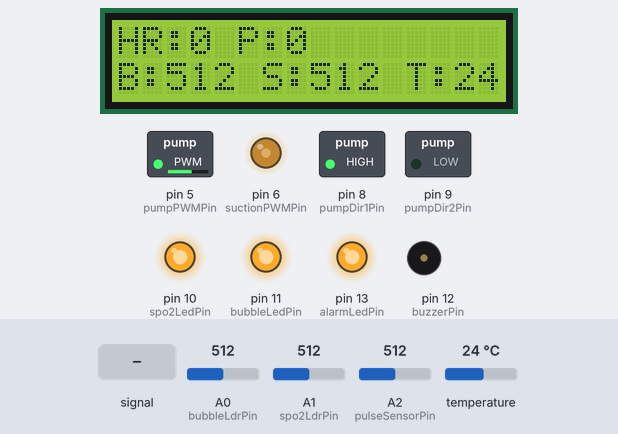
Simulated run of this sketch. Board: Arduino Uno, built with avr-gcc and run on an emulated ATmega328P. Shown: 16×2 character LCD, switched loads named in the sketch (green lamp = pin HIGH), output pins drawn as LEDs (lit = HIGH), buzzer (waves = sounding). The test bench sets the inputs (shaded band); at power-on: A1 (spo2LdrPin) = 512, A0 (bubbleLdrPin) = 512, temperature 24 °C, A2 (pulseSensorPin) = 512. What the sketch prints to the serial monitor is not drawn.

Above: at 2.7 s.
2.8 s: A1 (spo2LdrPin) set to 306
At 3.5 s:
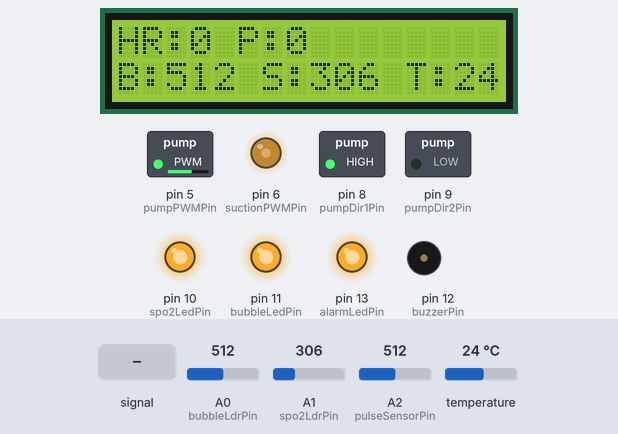
6.5 s: A0 (bubbleLdrPin) set to 240
At 7.6 s:
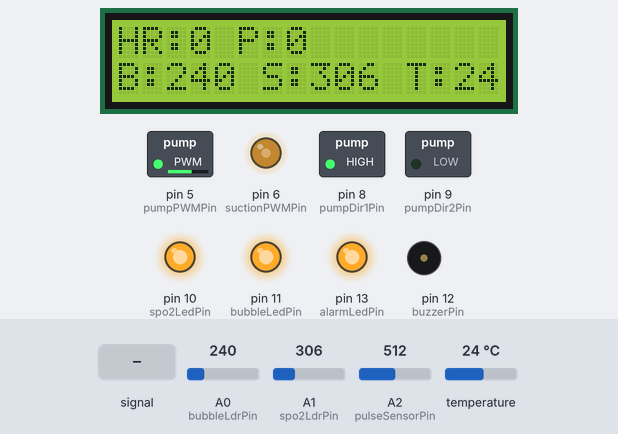
8.4 s: A2 (pulseSensorPin) fed a 2 Hz sine of ±306 counts around its level
At 10.8 s:
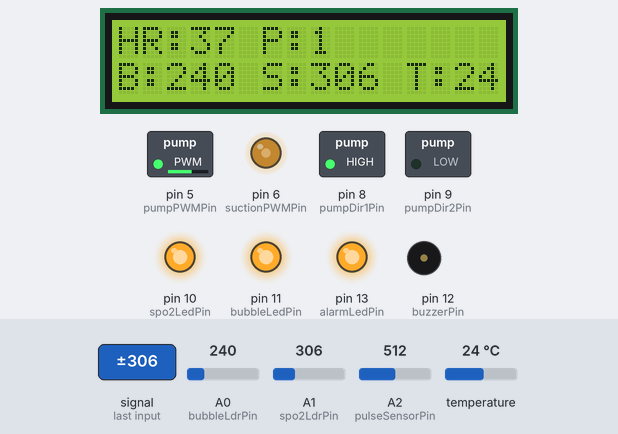
11.6 s: temperature set to 12 °C
At 12.2 s:
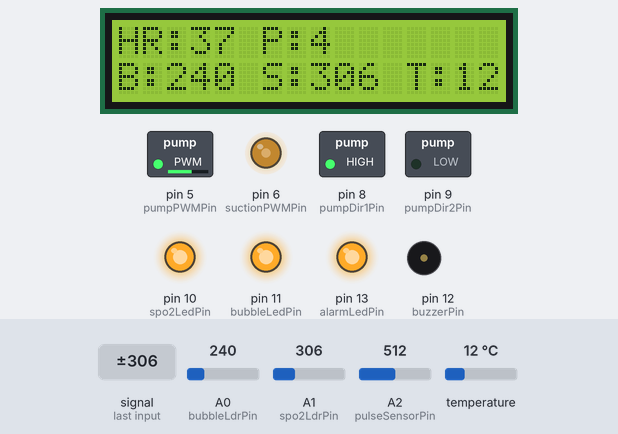
13.2 s: temperature set to 19 °C
At 14.0 s:
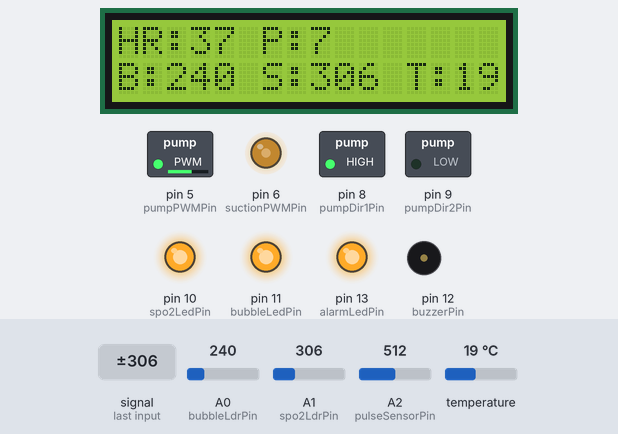
14.9 s: A0 (bubbleLdrPin) set to 260
At 15.6 s:
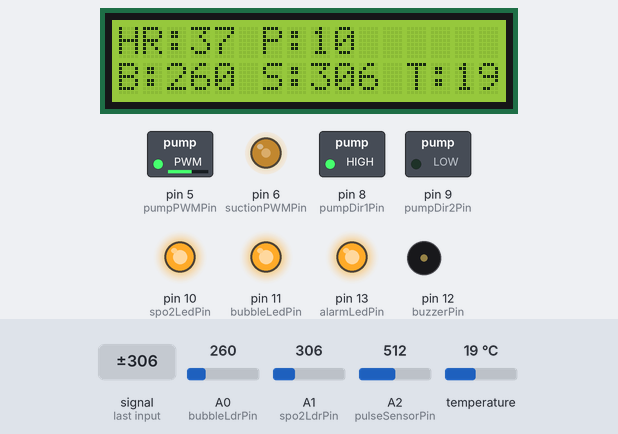
Timing chart, 0 to 17.5 s (numbered marks = the images above; inputs shaded):
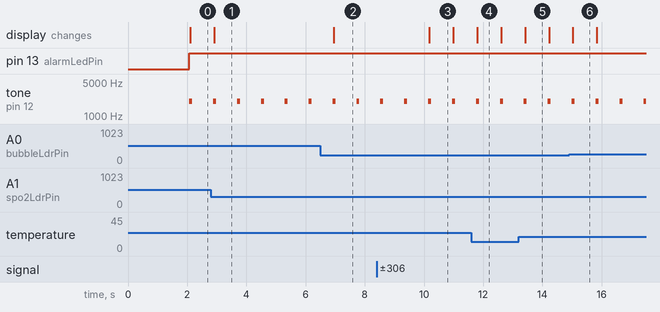

The sketch:

HL_machine.ino
```cpp
/* Heart-Lung machine prototype (educational)
   - Bubble detection: LDR (A0) + LED (D11)
   - SPO2 proxy: LDR (A1) + LED (D10)
   - Pump control via H-bridge: D5 (PWM), D8, D9
   - Suction pump via MOSFET: D6 (PWM)
   - Pulse sensor: A2
   - Flowmeter: D3 (interrupt)
   - Temperature: DS18B20 on D2 (OneWire)
   - LCD: I2C (A4/A5)
   - Alarm: buzzer D12, alarm LED D13
   NOTE: For educational use ONLY (not clinical).
*/

#include <Wire.h>
#include <LiquidCrystal_I2C.h>
#include <OneWire.h>
#include <DallasTemperature.h>

// ---------- PIN DEFINITIONS ----------
const int pulseSensorPin = A2;
const int bubbleLdrPin   = A0;
const int spo2LdrPin     = A1;

const int bubbleLedPin   = 11;
const int spo2LedPin     = 10;

const int oneWirePin     = 2;   // DS18B20
const int flowMeterPin   = 3;   // interrupt pin for pulses

const int pumpPWMPin     = 5;   // ENA (PWM)
const int pumpDir1Pin    = 8;   // IN1
const int pumpDir2Pin    = 9;   // IN2

const int suctionPWMPin  = 6;   // MOSFET gate

const int buzzerPin      = 12;
const int alarmLedPin    = 13;

// ---------- SENSORS & LCD ----------
LiquidCrystal_I2C lcd(0x27, 16, 2);
OneWire oneWire(oneWirePin);
DallasTemperature sensors(&oneWire);

// ---------- Pulse sensor ----------
float heartRate = 0.0;

// ---------- Rolling windows ----------
const int windowSize = 8;
float pressureHrWindow[windowSize];
int pressureWindowIndex = 0;
bool windowFilled = false;

// ---------- Calibration constants ----------
float k_hr_to_pressure = 0.3;
float safePressureMin = 40.0;
float safePressureMax = 140.0;

// ---------- Thresholds ----------
int bubbleThreshold = 300;
int spo2Threshold   = 350;
float tempLow  = 35.5;
float tempHigh = 38.5;
bool alarmState = false;

// ---------- Tolerance system ----------
unsigned long systemStartTime = 0;
const unsigned long primingTime = 5000;  // First 5 seconds ignore bubble/spo2 alarms
int bubbleBadCount = 0;
int spo2BadCount = 0;
const int toleranceCount = 5; // Requires 5 consecutive bad readings

// ---------- Timing ----------
unsigned long lastDisplayMillis = 0;
const unsigned long displayInterval = 500;

// ---------- Debug control ----------
const bool DEBUG_SERIAL = true;

// ---------- Function prototypes ----------
void checkPulseSensor();
void triggerAlarm(const char *reason);
float computeStdDev(float arr[], int n, float mean);

// ---------- Setup ----------
void setup() {
  Serial.begin(115200);
  while (!Serial) { ; }

  pinMode(bubbleLedPin, OUTPUT);
  pinMode(spo2LedPin, OUTPUT);
  pinMode(pumpPWMPin, OUTPUT);
  pinMode(pumpDir1Pin, OUTPUT);
  pinMode(pumpDir2Pin, OUTPUT);
  pinMode(suctionPWMPin, OUTPUT);
  pinMode(buzzerPin, OUTPUT);
  pinMode(alarmLedPin, OUTPUT);

  digitalWrite(bubbleLedPin, HIGH);
  digitalWrite(spo2LedPin, HIGH);

  lcd.init();
  lcd.backlight();
  sensors.begin();

  systemStartTime = millis();

  for (int i = 0; i < windowSize; i++) {
    pressureHrWindow[i] = 0;
  }

  // Initial pump state: always running
  analogWrite(pumpPWMPin, 150);
  digitalWrite(pumpDir1Pin, HIGH);
  digitalWrite(pumpDir2Pin, LOW);
  analogWrite(suctionPWMPin, 120);

  lcd.clear();
  lcd.setCursor(0,0);
  lcd.print("HL Machine Demo");
  lcd.setCursor(0,1);
  lcd.print("Educational Only");
  delay(1200);

  if (DEBUG_SERIAL) Serial.println("System startup complete");
}

// ---------- Loop ----------
void loop() {
  unsigned long now = millis();

  sensors.requestTemperatures();
  float tempC = sensors.getTempCByIndex(0);

  int bubbleValue = analogRead(bubbleLdrPin);
  int spo2Value   = analogRead(spo2LdrPin);

  checkPulseSensor(); // updates heartRate

  // Pressure estimate based only on HR
  float p_hr = k_hr_to_pressure * heartRate;

  // Rolling window
  pressureHrWindow[pressureWindowIndex] = p_hr;
  pressureWindowIndex++;
  if (pressureWindowIndex >= windowSize) {
    pressureWindowIndex = 0;
    windowFilled = true;
  }

  int usedWindowLen = windowFilled ? windowSize : pressureWindowIndex;

  float meanHr = 0;
  for (int i = 0; i < usedWindowLen; i++) meanHr += pressureHrWindow[i];
  if (usedWindowLen > 0) meanHr /= usedWindowLen;

  float stdHr = computeStdDev(pressureHrWindow, usedWindowLen, meanHr);

  float chosenPressure = meanHr;

  // Safety checks
  bool bubbleDetected = (bubbleValue < bubbleThreshold);
  bool spo2Bad        = (spo2Value < spo2Threshold);
  bool tempBad        = (tempC < tempLow || tempC > tempHigh);
  bool pressureBad    = (chosenPressure < safePressureMin || chosenPressure > safePressureMax);

  // SPO2 & BUBBLE TOLERANCE LOGIC
  bool priming = (millis() - systemStartTime < primingTime);

  if (!priming) {
    if (bubbleDetected) {
      bubbleBadCount++;
      if (bubbleBadCount >= toleranceCount) triggerAlarm("BUBBLE");
      if (DEBUG_SERIAL) {
        Serial.print("[BUBBLE] count="); Serial.println(bubbleBadCount);
      }
    } else bubbleBadCount = 0;

    if (spo2Bad) {
      spo2BadCount++;
      if (spo2BadCount >= toleranceCount) triggerAlarm("SPO2_LOW");
      if (DEBUG_SERIAL) {
        Serial.print("[SPO2] count="); Serial.println(spo2BadCount);
      }
    } else spo2BadCount = 0;

  } else {
    bubbleBadCount = 0;
    spo2BadCount = 0;
    if (DEBUG_SERIAL) Serial.print("[PRIMING]...");
  }

  // Temperature & pressure alarms
  if (tempBad) triggerAlarm("TEMP");
  if (pressureBad) triggerAlarm("PRESSURE");

  // --- PUMPS ALWAYS RUN ---
  analogWrite(pumpPWMPin, 150);
  digitalWrite(pumpDir1Pin, HIGH);
  digitalWrite(pumpDir2Pin, LOW);
  analogWrite(suctionPWMPin, 120);

  // LCD & Serial debug update
  if (now - lastDisplayMillis >= displayInterval) {
    lastDisplayMillis = now;

    lcd.clear();
    lcd.setCursor(0,0);
    lcd.print("HR:");
    lcd.print((int)heartRate);
    lcd.print(" P:");
    lcd.print(chosenPressure,0);

    lcd.setCursor(0,1);
    lcd.print("B:");
    lcd.print(bubbleValue);
    lcd.print(" S:");
    lcd.print(spo2Value);
    lcd.print(" T:");
    if (tempC == DEVICE_DISCONNECTED_C) lcd.print("Err");
    else lcd.print(tempC,1);

    if (DEBUG_SERIAL) {
      Serial.print("[STATUS] HR=");
      Serial.print(heartRate,1);
      Serial.print(" P=");
      Serial.print(chosenPressure,1);
      Serial.print(" Bval=");
      Serial.print(bubbleValue);
      Serial.print(" Sval=");
      Serial.print(spo2Value);
      Serial.print(" T=");
      Serial.print(tempC);
      Serial.print(" Alarm=");
      Serial.println(alarmState ? "YES" : "NO");
    }
  }

  delay(10);
}

// ---------- Pulse sensor ----------
void checkPulseSensor() {
  static bool wasAbove = false;
  static unsigned long lastBeatMillisLocal = 0;

  int val = analogRead(pulseSensorPin);
  unsigned long t = millis();

  int threshold = 550;
  if (val > threshold && !wasAbove) {
    unsigned long interval = t - lastBeatMillisLocal;
    lastBeatMillisLocal = t;

    if (interval > 250 && interval < 2000) {
      float instantBPM = 60000.0 / (float)interval;
      static float bpmAvg = 0;
      if (bpmAvg == 0) bpmAvg = instantBPM;
      bpmAvg = (bpmAvg * 0.7) + (instantBPM * 0.3);
      heartRate = bpmAvg;
      if (DEBUG_SERIAL) {
        Serial.print("[PULSE] BPM="); Serial.println(heartRate,1);
      }
    }
    wasAbove = true;
  }
  else if (val < threshold) {
    wasAbove = false;
  }
}

// ---------- Alarm ----------
void triggerAlarm(const char *reason) {
  alarmState = true;
  digitalWrite(alarmLedPin, HIGH);
  tone(buzzerPin, 2000, 100);
  Serial.print("ALARM: ");
  Serial.println(reason);
}

// ---------- StdDev ----------
float computeStdDev(float arr[], int n, float mean) {
  if (n <= 1) return 0.0;
  float s = 0.0;
  for (int i = 0; i < n; i++) {
    float d = arr[i] - mean;
    s += d*d;
  }
  return sqrt(s / (float)(n - 1));
}
```

Measured:
- after the input at 2.8 s, the display: changes after 0.11 s (image 1)
- after the input at 6.5 s, the display: changes after 0.44 s (image 2)
- after the input at 8.4 s, the display: changes after 1.8 s (image 3)
- by itself, tone on pin 12 (buzzerPin): alternates 2000 Hz for 0.10 s and silent for 0.71 s
- what the display in image 3 shows lasts 0.8 s, from 10.2 s to 11.0 s
